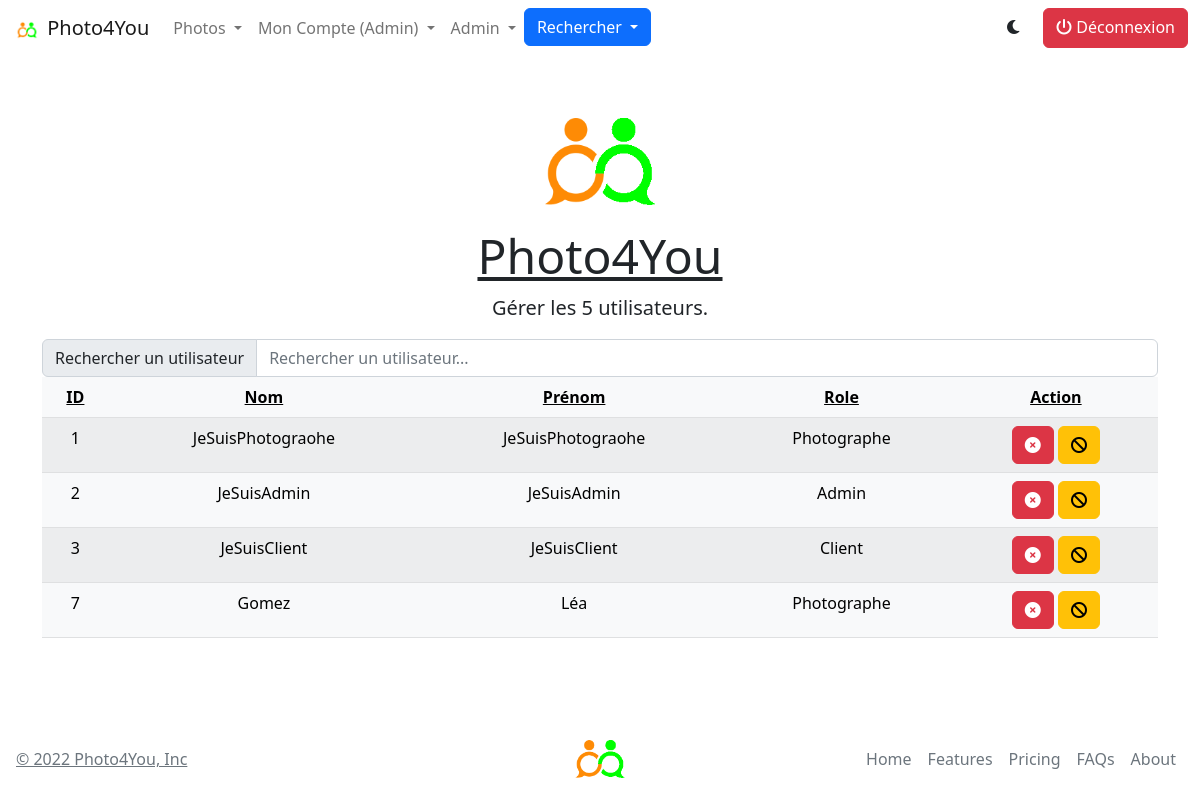
/utilisateurs.php (signed in), run on the app's committed database.
### tables this page shows
CREATE TABLE `utilisateurs` (
  `Id` int(11) NOT NULL,
  `Nom` varchar(30) NOT NULL,
  `Prenom` varchar(30) NOT NULL,
  `Type` varchar(30) NOT NULL,
  `Mail` varchar(90) NOT NULL,
  `Mdp` varchar(256) NOT NULL,
  `Credit` int(11) NOT NULL DEFAULT 0,
  `Banned` tinyint(1) NOT NULL DEFAULT 0
);

### includes/connection.inc.php (called while the page is built, shortened)
<?php
    $host = "127.0.0.1";
    $db = "photo4you2";
    $user = "root";
    $pass ="";
    try {
        $db = new PDO("mysql:host =$host;dbname=$db;charset=utf8",$user,$pass);
        $db->setAttribute(PDO::ATTR_ERRMODE, PDO::ERRMODE_EXCEPTION);
    } catch (PDOException $e) {
        echo'Echec de la connexion :' .$e->getMessage();
        die();
    }
    include_once("./includes/functions.inc.php");
    $managerUser = new UserManager($db);
?>

### classes/UserManager.class.php (called while the page is built, shortened)
<?php
class UserManager
{
	private $_db;
	public function countUsers() {
		return $this->_db->query("SELECT COUNT(*) FROM utilisateurs")->fetchColumn();
	}
	public function getNonBannedList() {
		$req =  $this->_db->prepare('SELECT * FROM utilisateurs WHERE banned = 0');
		try {
			$req->execute();
			return $req->fetchAll(PDO::FETCH_ASSOC);
		} catch(PDOException $e) {
			echo $e->getMessage();
		}
	}
	public function setDb(PDO $db) {
		$this->_db = $db;
	}
}
?>

### utilisateurs.php (the view, shortened to what this page needs)
<?php
    include_once("./includes/connection.inc.php");
    include_once("./includes/header.inc.php");
    echo generationEntete("Photo4You", "Gérer les ".$managerUser->countUsers()." utilisateurs.");
?>
    <div class="container">
        <div class="input-group">
            <span class="input-group-text">Rechercher un utilisateur</span>
            <input type="text" class="form-control" id="myInput" onkeyup="searchShortcut()" placeholder="Rechercher un utilisateur...">
        </div>
        <table class="table table-striped table-hover text-center table-light">
            <thead>
                <tr>
                    <th scope="col" class="text-decoration-underline">ID</th>
                    <th scope="col" class="text-decoration-underline">Nom</th>
                    <th scope="col" class="text-decoration-underline">Prénom</th>
                    <th scope="col" class="text-decoration-underline">Role</th>
                    <th scope="col" class="text-decoration-underline">Action</th>
                </tr>
            </thead>
            <tbody id="racourci-container">
                <?php
                    foreach ($managerUser->getNonBannedList() as $user):
                ?>
                <tr class='racourci'>
                    <td class='racourci-title'><?=$user['Id']?></td>
                    <td class='racourci-title'><?=ucfirst($user['Nom'])?></td>
                    <td class='racourci-title'><?=ucfirst($user['Prenom'])?></td>
                    <td class='racourci-title'><?=ucfirst($user['Type'])?></td>
                    <td class='racourci-title'>
                        <a title="Supprimer cet utilisateur" class="btn btn-danger" href="./utilisateurs.php?delete=<?=$user['Id']?>&nom=<?=$user['Nom']?>" role="button"><i class="fa-solid fa-circle-xmark"></i></a>
                        <a title="Bannir cet utilisateur" class="btn btn-warning" href="./utilisateurs.php?ban=<?=$user['Id']?>&nom=<?=$user['Nom']?>" role="button"><i class="fa-solid fa-ban"></i></a>
                    </td>
                </tr>
                <?php
                    endforeach;
                ?>
            </tbody>
        </table>
    </div>
<?php
    include_once("./includes/footer.inc.php");
?>

### data on the page
utilisateurs: Id "1", Nom "JeSuisPhotograohe", Prenom "JeSuisPhotograohe", Type "Photographe"
utilisateurs: Id "2", Nom "JeSuisAdmin", Prenom "JeSuisAdmin", Type "Admin"
utilisateurs: Id "3", Nom "JeSuisClient", Prenom "JeSuisClient", Type "Client"
utilisateurs: Id "7", Nom "Gomez", Prenom "Léa", Type "Photographe"

### other printed values
$_SESSION["type"] "Admin"
$titre "Photo4You"
$sous_titre "Gérer les 5 utilisateurs."
